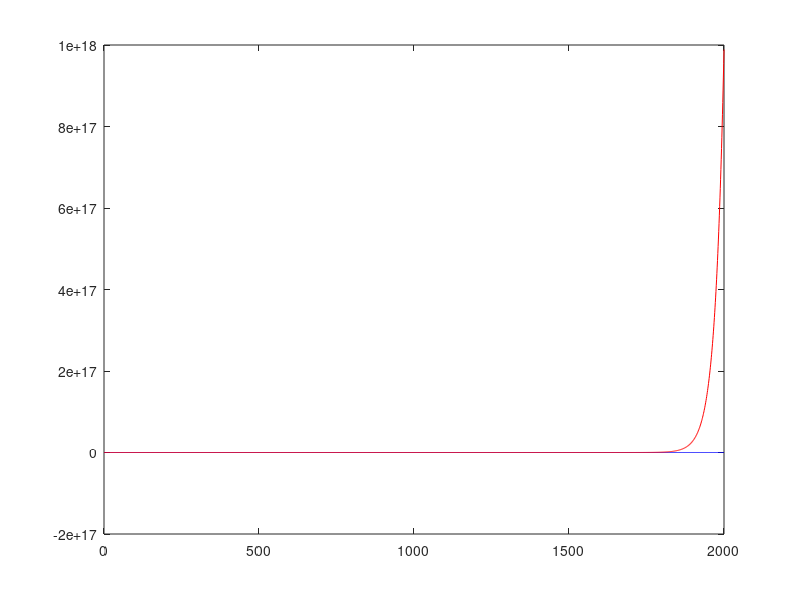

This chart was generated by the following MATLAB code:
%{
Contributed by:
	Jairo Espinosa
	K.U.Leuven ESAT-SISTA
	K.Mercierlaan 94
	B3001 Heverlee
	Jairo.Espinosa@esat.kuleuven.ac.be

Description:
	Simulation data of a pH neutralization process in a constant volume
	stirring tank. 
	Volume of the tank 1100 liters 
	Concentration of the acid solution (HAC) 0.0032 Mol/l
	Concentration of the base solution (NaOH) 0,05 Mol/l
Sampling:
	10 sec
Number:
	2001
Inputs:
	u1: Acid solution flow in liters
	u2: Base solution flow in liters

Outputs:
	y: pH of the solution in the tank

References:
	T.J. Mc Avoy, E.Hsu and S.Lowenthal, Dynamics of pH in controlled 
	stirred tank reactor, Ind.Eng.Chem.Process Des.Develop.11(1972)
	71-78

Properties:
	Highly non-linear system.

Columns:
	Column 1: time-steps
	Column 2: input u1
	Column 3: input u2
	Column 4: output y

Category:
	Process industry systems

%}

clear all, close all, clc

load pHdata.dat
U=pHdata(:,2:3);
Y=pHdata(:,4);


dat = iddata (Y, U)

[sys, x0] = moen4 (dat, 's', 15, 'n', 6)     % s=15, n=6


[y, t] = lsim (sys, U, [], x0);

err = norm (Y - y, 1) / norm (Y, 1)
st = isstable (sys)

figure (1)
plot (t, Y(:,1), 'b', t, y(:,1), 'r')



